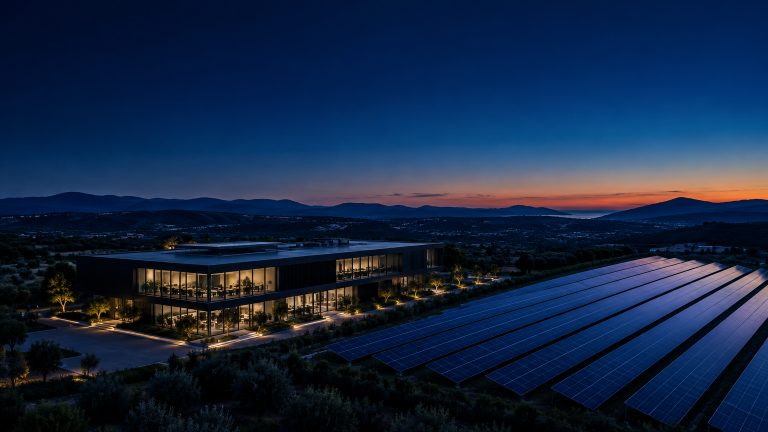
#> input picture assets-src/hero.png, 1536 x 864 px (shown at 1/2 size)
$ python images.py
#> lines starting #> are read from the running program, lines starting #| are printed output that depends on the picture
"""Prepara le foto del sito: da assets-src/*.png a static/img/photos/*.webp (due larghezze) + immagine social.
Uso: python3 tools/images.py   (richiede Pillow; i risultati sono versionati, la build non ne ha bisogno)."""
from pathlib import Path
from PIL import Image

ROOT = Path(__file__).resolve().parent.parent
SRC, OUT, LABS = ROOT / "assets-src", ROOT / "static/img/photos", ROOT / "static/img/labs"
OUT.mkdir(parents=True, exist_ok=True); LABS.mkdir(parents=True, exist_ok=True)

for f in sorted(SRC.glob("*.png")):
    im = Image.open(f).convert("RGB")
    for w in (1536, 800):
        r = im if im.width == w else im.resize((w, round(im.height * w / im.width)), Image.LANCZOS)
        r.save(OUT / f"{f.stem}-{w}.webp", "WEBP", quality=80 if w == 1536 else 76, method=6)
#> this loop made 2 passes
#> pass 2, `r = im if im.width == w else im.resize((w, round(im.height * w / im.wi..`:
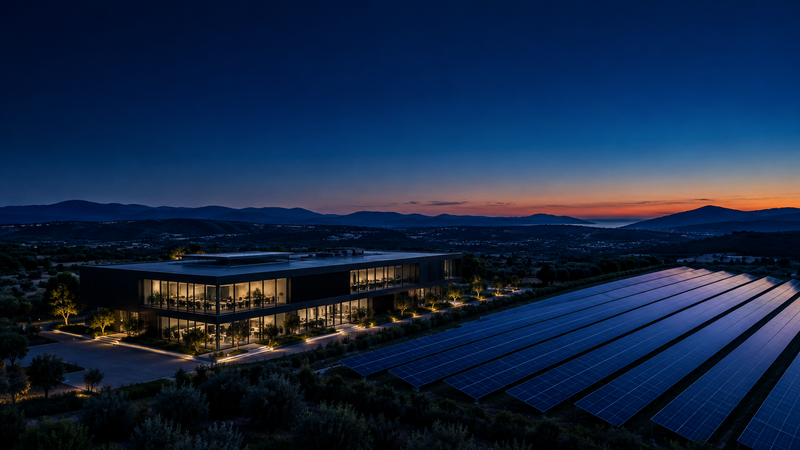
#> r: PIL image 800x450 RGB; mean R, G, B 20.4, 38.5, 67.2
    print(f.stem, im.size)
#| hero (1536, 864)

labs = ROOT / "design/campione-homepage/img"
for n in ("bellaria", "bellaria-mock", "advoca", "invest", "curaria", "melo"):
    im = Image.open(labs / f"{n}.jpg").convert("RGB")
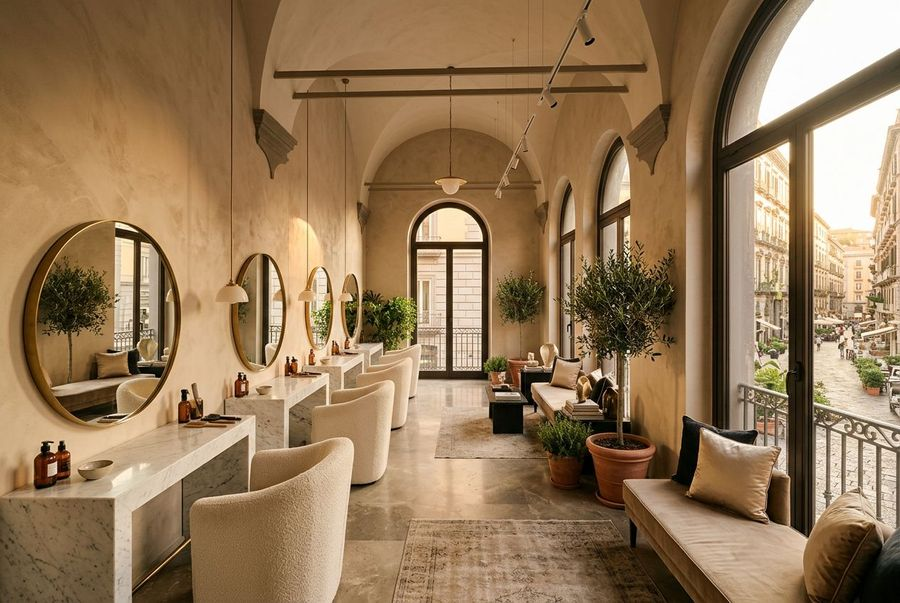
#> input picture design/campione-homepage/img/bellaria.jpg, 900 x 603 px
#> im is the input picture: PIL image 900x603 RGB; mean R, G, B 148.8, 120.7, 88.3
    im.thumbnail((1200, 1200), Image.LANCZOS)
    im.save(LABS / f"{n}.webp", "WEBP", quality=80, method=6)
    print("labs", n, im.size)
#| labs bellaria (900, 603)
#> (the run stopped early here; a loop or call above may not have finished)
